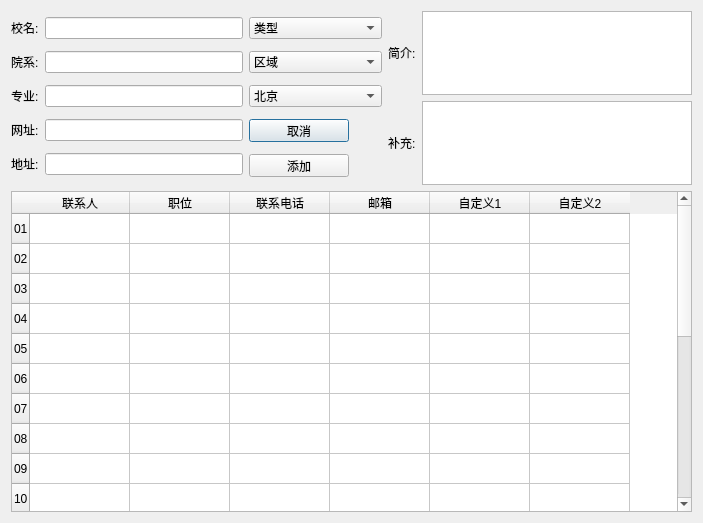
<?xml version="1.0" encoding="UTF-8"?>
<ui version="4.0">
 <class>recDialog</class>
 <widget class="QDialog" name="recDialog">
  <property name="geometry">
   <rect>
    <x>0</x>
    <y>0</y>
    <width>702</width>
    <height>523</height>
   </rect>
  </property>
  <property name="windowTitle">
   <string>Dialog</string>
  </property>
  <layout class="QGridLayout" name="gridLayout">
   <item row="0" column="0">
    <layout class="QHBoxLayout" name="horizontalLayout_8">
     <item>
      <layout class="QVBoxLayout" name="verticalLayout">
       <item>
        <layout class="QHBoxLayout" name="horizontalLayout_7">
         <item>
          <widget class="QLabel" name="label">
           <property name="text">
            <string>校名:</string>
           </property>
          </widget>
         </item>
         <item>
          <widget class="QLineEdit" name="institutionlineEdit"/>
         </item>
        </layout>
       </item>
       <item>
        <layout class="QHBoxLayout" name="horizontalLayout_6">
         <item>
          <widget class="QLabel" name="label_2">
           <property name="text">
            <string>院系:</string>
           </property>
          </widget>
         </item>
         <item>
          <widget class="QLineEdit" name="departmentlineEdit"/>
         </item>
        </layout>
       </item>
       <item>
        <layout class="QHBoxLayout" name="horizontalLayout_5">
         <item>
          <widget class="QLabel" name="label_3">
           <property name="text">
            <string>专业:</string>
           </property>
          </widget>
         </item>
         <item>
          <widget class="QLineEdit" name="majorlineEdit"/>
         </item>
        </layout>
       </item>
       <item>
        <layout class="QHBoxLayout" name="horizontalLayout_4">
         <item>
          <widget class="QLabel" name="label_4">
           <property name="text">
            <string>网址:</string>
           </property>
          </widget>
         </item>
         <item>
          <widget class="QLineEdit" name="weblineEdit_3"/>
         </item>
        </layout>
       </item>
       <item>
        <layout class="QHBoxLayout" name="horizontalLayout_3">
         <item>
          <widget class="QLabel" name="label_6">
           <property name="text">
            <string>地址:</string>
           </property>
          </widget>
         </item>
         <item>
          <widget class="QLineEdit" name="addrlineEdit"/>
         </item>
        </layout>
       </item>
      </layout>
     </item>
     <item>
      <layout class="QVBoxLayout" name="verticalLayout_3">
       <item>
        <widget class="QComboBox" name="TypecomboBox">
         <item>
          <property name="text">
           <string>类型</string>
          </property>
         </item>
         <item>
          <property name="text">
           <string>综合</string>
          </property>
         </item>
         <item>
          <property name="text">
           <string>理工</string>
          </property>
         </item>
         <item>
          <property name="text">
           <string>工业</string>
          </property>
         </item>
         <item>
          <property name="text">
           <string>科技</string>
          </property>
         </item>
         <item>
          <property name="text">
           <string>师范</string>
          </property>
         </item>
         <item>
          <property name="text">
           <string>农业</string>
          </property>
         </item>
         <item>
          <property name="text">
           <string>财经</string>
          </property>
         </item>
         <item>
          <property name="text">
           <string>航空</string>
          </property>
         </item>
         <item>
          <property name="text">
           <string>交通</string>
          </property>
         </item>
         <item>
          <property name="text">
           <string>邮电</string>
          </property>
         </item>
         <item>
          <property name="text">
           <string>其他</string>
          </property>
         </item>
        </widget>
       </item>
       <item>
        <widget class="QComboBox" name="areacomboBox">
         <property name="minimumSize">
          <size>
           <width>133</width>
           <height>0</height>
          </size>
         </property>
         <item>
          <property name="text">
           <string>区域</string>
          </property>
         </item>
         <item>
          <property name="text">
           <string>华东</string>
          </property>
         </item>
         <item>
          <property name="text">
           <string>华中</string>
          </property>
         </item>
         <item>
          <property name="text">
           <string>华南</string>
          </property>
         </item>
         <item>
          <property name="text">
           <string>华北</string>
          </property>
         </item>
         <item>
          <property name="text">
           <string>东北</string>
          </property>
         </item>
         <item>
          <property name="text">
           <string>西北</string>
          </property>
         </item>
         <item>
          <property name="text">
           <string>西南</string>
          </property>
         </item>
         <item>
          <property name="text">
           <string>自治区</string>
          </property>
         </item>
         <item>
          <property name="text">
           <string>行政特区</string>
          </property>
         </item>
        </widget>
       </item>
       <item>
        <widget class="QComboBox" name="provincecomboBox">
         <property name="minimumSize">
          <size>
           <width>133</width>
           <height>0</height>
          </size>
         </property>
         <item>
          <property name="text">
           <string>北京</string>
          </property>
         </item>
        </widget>
       </item>
       <item>
        <widget class="QPushButton" name="cancelBtn">
         <property name="minimumSize">
          <size>
           <width>100</width>
           <height>23</height>
          </size>
         </property>
         <property name="maximumSize">
          <size>
           <width>100</width>
           <height>23</height>
          </size>
         </property>
         <property name="text">
          <string>取消</string>
         </property>
        </widget>
       </item>
       <item>
        <widget class="QPushButton" name="addBtn">
         <property name="minimumSize">
          <size>
           <width>100</width>
           <height>23</height>
          </size>
         </property>
         <property name="maximumSize">
          <size>
           <width>100</width>
           <height>23</height>
          </size>
         </property>
         <property name="text">
          <string>添加</string>
         </property>
        </widget>
       </item>
      </layout>
     </item>
     <item>
      <layout class="QVBoxLayout" name="verticalLayout_2">
       <item>
        <layout class="QHBoxLayout" name="horizontalLayout_2">
         <item>
          <widget class="QLabel" name="label_5">
           <property name="text">
            <string>简介:</string>
           </property>
          </widget>
         </item>
         <item>
          <widget class="QTextEdit" name="introductiontextEdit">
           <property name="minimumSize">
            <size>
             <width>270</width>
             <height>80</height>
            </size>
           </property>
           <property name="maximumSize">
            <size>
             <width>2700</width>
             <height>800</height>
            </size>
           </property>
          </widget>
         </item>
        </layout>
       </item>
       <item>
        <layout class="QHBoxLayout" name="horizontalLayout">
         <item>
          <widget class="QLabel" name="label_7">
           <property name="text">
            <string>补充:</string>
           </property>
          </widget>
         </item>
         <item>
          <widget class="QTextEdit" name="addtionaltextEdit">
           <property name="minimumSize">
            <size>
             <width>270</width>
             <height>80</height>
            </size>
           </property>
           <property name="maximumSize">
            <size>
             <width>2700</width>
             <height>800</height>
            </size>
           </property>
          </widget>
         </item>
        </layout>
       </item>
      </layout>
     </item>
    </layout>
   </item>
   <item row="1" column="0">
    <widget class="QTableWidget" name="tableWidget">
     <property name="minimumSize">
      <size>
       <width>681</width>
       <height>321</height>
      </size>
     </property>
     <property name="maximumSize">
      <size>
       <width>6810</width>
       <height>3210</height>
      </size>
     </property>
     <row>
      <property name="text">
       <string>01</string>
      </property>
     </row>
     <row>
      <property name="text">
       <string>02</string>
      </property>
     </row>
     <row>
      <property name="text">
       <string>03</string>
      </property>
     </row>
     <row>
      <property name="text">
       <string>04</string>
      </property>
     </row>
     <row>
      <property name="text">
       <string>05</string>
      </property>
     </row>
     <row>
      <property name="text">
       <string>06</string>
      </property>
     </row>
     <row>
      <property name="text">
       <string>07</string>
      </property>
     </row>
     <row>
      <property name="text">
       <string>08</string>
      </property>
     </row>
     <row>
      <property name="text">
       <string>09</string>
      </property>
     </row>
     <row>
      <property name="text">
       <string>10</string>
      </property>
     </row>
     <row>
      <property name="text">
       <string>11</string>
      </property>
     </row>
     <row>
      <property name="text">
       <string>12</string>
      </property>
     </row>
     <row>
      <property name="text">
       <string>13</string>
      </property>
     </row>
     <row>
      <property name="text">
       <string>14</string>
      </property>
     </row>
     <row>
      <property name="text">
       <string>15</string>
      </property>
     </row>
     <row>
      <property name="text">
       <string>16</string>
      </property>
     </row>
     <row>
      <property name="text">
       <string>17</string>
      </property>
     </row>
     <row>
      <property name="text">
       <string>18</string>
      </property>
     </row>
     <row>
      <property name="text">
       <string>19</string>
      </property>
     </row>
     <row>
      <property name="text">
       <string>20</string>
      </property>
     </row>
     <column>
      <property name="text">
       <string>联系人</string>
      </property>
     </column>
     <column>
      <property name="text">
       <string>职位</string>
      </property>
     </column>
     <column>
      <property name="text">
       <string>联系电话</string>
      </property>
     </column>
     <column>
      <property name="text">
       <string>邮箱</string>
      </property>
     </column>
     <column>
      <property name="text">
       <string>自定义1</string>
      </property>
     </column>
     <column>
      <property name="text">
       <string>自定义2</string>
      </property>
     </column>
    </widget>
   </item>
  </layout>
  <zorder>tableWidget</zorder>
  <zorder>label</zorder>
  <zorder>institutionlineEdit</zorder>
  <zorder>label_2</zorder>
  <zorder>departmentlineEdit</zorder>
  <zorder>label_3</zorder>
  <zorder>weblineEdit_3</zorder>
  <zorder>label_4</zorder>
  <zorder>majorlineEdit</zorder>
  <zorder>addtionaltextEdit</zorder>
  <zorder>introductiontextEdit</zorder>
  <zorder>addrlineEdit</zorder>
  <zorder>label_6</zorder>
  <zorder>provincecomboBox</zorder>
  <zorder>areacomboBox</zorder>
  <zorder>label_5</zorder>
  <zorder>label_7</zorder>
  <zorder>introductiontextEdit</zorder>
  <zorder>TypecomboBox</zorder>
  <zorder>addBtn</zorder>
  <zorder>cancelBtn</zorder>
 </widget>
 <resources/>
 <connections/>
</ui>
